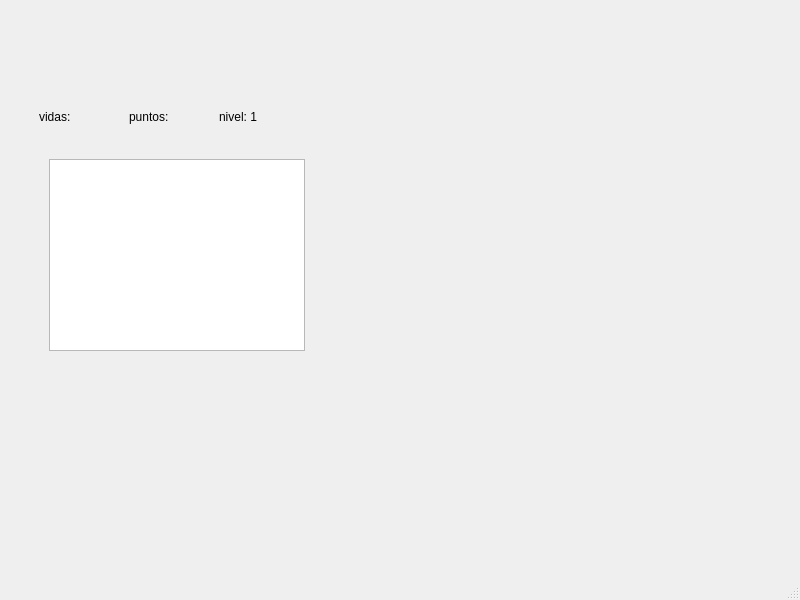
<?xml version="1.0" encoding="UTF-8"?>
<ui version="4.0">
 <class>ventanas</class>
 <widget class="QMainWindow" name="ventanas">
  <property name="geometry">
   <rect>
    <x>0</x>
    <y>0</y>
    <width>800</width>
    <height>600</height>
   </rect>
  </property>
  <property name="windowTitle">
   <string>ventanas</string>
  </property>
  <widget class="QWidget" name="centralwidget">
   <widget class="QWidget" name="Game_window" native="true">
    <property name="geometry">
     <rect>
      <x>19</x>
      <y>49</y>
      <width>451</width>
      <height>351</height>
     </rect>
    </property>
    <widget class="QGraphicsView" name="graphicsView">
     <property name="geometry">
      <rect>
       <x>30</x>
       <y>110</y>
       <width>256</width>
       <height>192</height>
      </rect>
     </property>
    </widget>
    <widget class="QLabel" name="label">
     <property name="geometry">
      <rect>
       <x>20</x>
       <y>60</y>
       <width>61</width>
       <height>16</height>
      </rect>
     </property>
     <property name="text">
      <string>vidas:</string>
     </property>
    </widget>
    <widget class="QLabel" name="label_2">
     <property name="geometry">
      <rect>
       <x>110</x>
       <y>60</y>
       <width>49</width>
       <height>16</height>
      </rect>
     </property>
     <property name="text">
      <string>puntos: </string>
     </property>
    </widget>
    <widget class="QLabel" name="label_3">
     <property name="geometry">
      <rect>
       <x>200</x>
       <y>60</y>
       <width>49</width>
       <height>16</height>
      </rect>
     </property>
     <property name="text">
      <string>nivel: 1</string>
     </property>
    </widget>
   </widget>
  </widget>
  <widget class="QMenuBar" name="menubar">
   <property name="geometry">
    <rect>
     <x>0</x>
     <y>0</y>
     <width>800</width>
     <height>21</height>
    </rect>
   </property>
  </widget>
  <widget class="QStatusBar" name="statusbar"/>
 </widget>
 <resources/>
 <connections/>
</ui>
